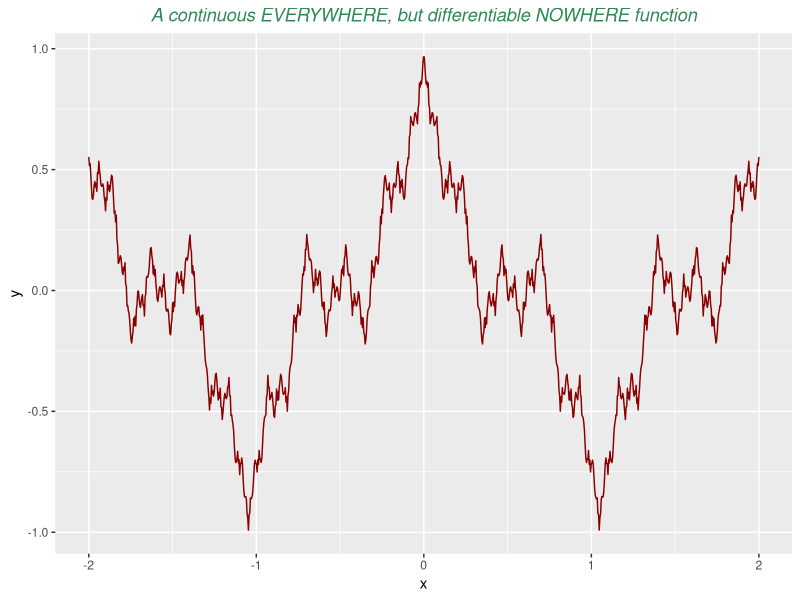

Source code (R):
options( warn = -1 )
f <- function (x) {
	return ( sum( 1/2^(1:10000)*cos(3^(1:10000)*x), na.rm=T ) )
}

x <- seq(-2, 2, length = 1000)
y <- sapply(x, function(x) f(x) )

library(ggplot2)
plt <- ggplot( data.frame(x=x,y=y), aes(x=x,y=y) )
plt + geom_line( col = "red4" ) +
	ggtitle("A continuous EVERYWHERE, but differentiable NOWHERE function") +
	theme(
	      plot.title = element_text( color = "seagreen" , face = "italic" , hjust = 0.5 )
	     )
